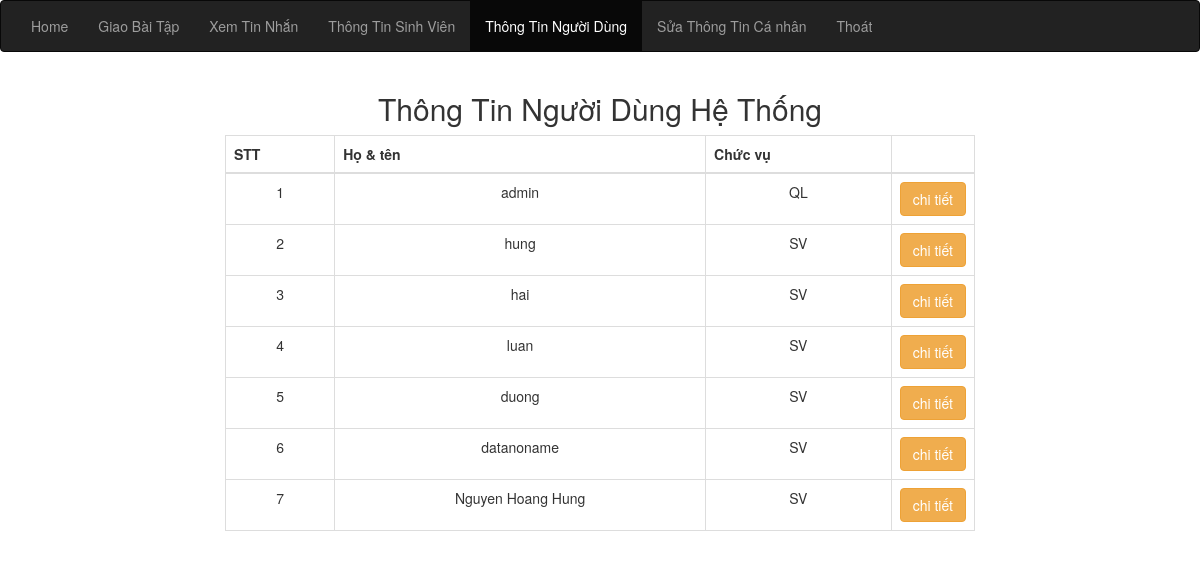
The page /inforuser.php on the database its author committed.
### tables this page shows
CREATE TABLE `sinhvien` (
  `id` int(11) NOT NULL,
  `username` varchar(50) NOT NULL,
  `password` varchar(50) NOT NULL,
  `name` varchar(50) NOT NULL,
  `email` varchar(50) NOT NULL,
  `sdt` varchar(50) NOT NULL,
  `chucvu` varchar(50) NOT NULL
);

### dbhelp.php (called while the page is built, shortened)
<?php
function executeResult($sql) {
	$conn = mysqli_connect(HOST, USERNAME, PASSWORD, DATABASE);
	$resultset = mysqli_query($conn, $sql);
	$list      = [];
	while ($row = mysqli_fetch_array($resultset, 1)) {
		$list[] = $row;
	}
	return $list;
}

### inforuser.php (the view, shortened to what this page needs)
<?php
require_once('dbhelp.php');
?>
<!DOCTYPE html>
<html>
<head>
  <link rel="stylesheet" href="https://maxcdn.bootstrapcdn.com/bootstrap/3.4.1/css/bootstrap.min.css">
  <link rel="stylesheet" href="updateprofile.css">
</head>
<body>
<?php
if($_SESSION['chucvu']=='SV'){
echo '
<nav class="navbar navbar-inverse">
  <div class="container-fluid">
    <div class="navbar-header">
    </div>
    <ul class="nav navbar-nav">
      <li ><a href="fuctionforsv.php">Home</a></li>
      <li><a onclick="window.open("recievetask.php", "_self")">Xem bài tập</a></li>
      <li><a onclick="window.open("message.php", "_self")" >Xem tin nhắn</a></li>
      <li class="active"><a href="inforuser.php">Xem thông tin người dùng</a></li>
	  <li ><a  href="updateprofile.php">Sửa thông tin cá nhân</a></li>
	  <li><a href="deletesesstion.php">Thoát</a></li>
    </ul>
  </div>
</nav>';}
else{
		echo
		'<nav class="navbar navbar-inverse">
	  <div class="container-fluid">
		<ul class="nav navbar-nav ">
		  <li ><a href="fuctionforql.php">Home</a></li>
		  <li><a href="givetask.php">Giao Bài Tập</a></li>
		  <li><a href="message.php">Xem Tin Nhắn</a></li>
		  <li><a href="inforsv.php" >Thông Tin Sinh Viên</a></li>
		  <li class="active"><a href="inforuser.php">Thông Tin Người Dùng</a></li>
		  <li><a href="updateprofile.php">Sửa Thông Tin Cá nhân</a></li>
		  <li><a href="deletesesstion.php">Thoát</a></li>
		</ul>
	  </div>
	</nav>';
}
?>
	<div class="container">
        <h2 class="text-center">Thông Tin Người Dùng Hệ Thống </h2>
        <div class="row">
          <div class="col-sm-2"></div>
        <div class="col-sm-8">
        <table class="table table-bordered text-center">
			<thead>
				<tr>
					<th>STT</th>
					<th>Họ & tên</th>
					<th>Chức vụ</th>
					<th width="60px"></th>
				</tr>
			</thead>
			<tbody>
				<?php
				$sql = 'select * from sinhvien';
				$studentList = executeResult($sql);
				$index = 1;
				foreach ($studentList as $std) {
					echo '<tr>
			<td>' . ($index++) . '</td>
            <td>' . $std['name'] . '</td>
			<td>' . $std['chucvu'] . '</td>
			<td><button class="btn btn-warning" onclick=\'window.open("imfordetail.php?id=' . $std['id'] . '","_self")\'>chi tiết</button></td>
		</tr>';
				}
				?>
			</tbody>
		</table>
        </div>
        <div class="col-sm-2"></div>
        </div>
	</div>
</body>
</html>

### rows shown on the page
sinhvien: name "admin", chucvu "QL"
sinhvien: name "hung", chucvu "SV"
sinhvien: name "hai", chucvu "SV"
sinhvien: name "luan", chucvu "SV"
sinhvien: name "duong", chucvu "SV"
sinhvien: name "datanoname", chucvu "SV"
sinhvien: name "Nguyen Hoang Hung", chucvu "SV"
